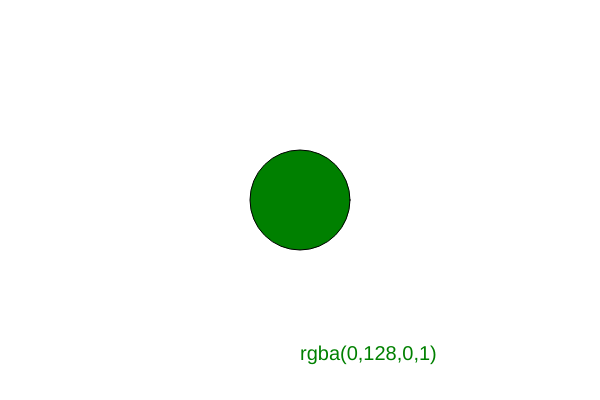
Frame 1 (no input)
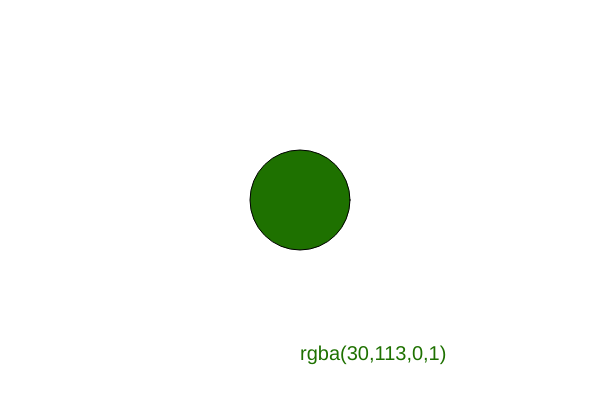
Frame 60 (no input)
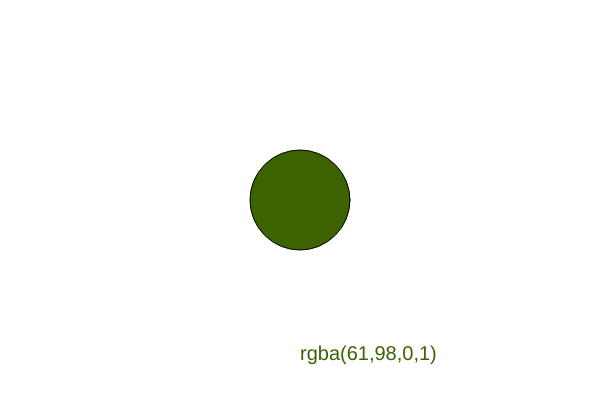
Frame 120 (the mouse pressed at the canvas centre since frame 60)

The p5.js sketch that drew these frames (run headless with seeded random() and noise() and a simulated clock; from frame 60 on, the mouse is pressed at the canvas centre):

// p5.js sketch
// ── sketch.js
var endColor;
var startColor;
var betweenColor;

var timer = 500;
var startTime = timer;

function setup() {
  createCanvas(600, 400);
  startColor = color('green');
  endColor = color('red');
  // txt = text(circleColor, width/2, 3*height/4 + 60);
  
  // circleColor = randomColor();

  // fill(circleColor);
  // fill('red');
  // ellipse(width/2, height/2, 100, 100);
  
  // randomColor();
}

function randomColor() {
  var greenRange = Math.floor(Math.random()*271).toString(16);
  greenRange = ("0" + greenRange).slice(-2);
  textSize(20);
  rangeTxt = text("greenRange: " + greenRange, width/2, 3*height/4);
  colorTxt = text("colorTxt: " + '#FF'+greenRange+'00', width/2, 3*height/4 + 30);

  return('#FF'+ greenRange + '00');
}

function draw() {
    background(255);
    circleColor = lerpColor(startColor, endColor, (startTime - timer)/startTime);
    fill(circleColor);
    ellipse(width/2, height/2, 100, 100);
    textSize(20);
    // str = (100*floor(circleColor + (startColor - circleColor)*50/100)).toString()
    // console.log(str)
    // str = "This is a string";
    txt = text(circleColor, width/2, 3*height/4 + 60);
    timer--;
    // noLoop();
}

// ── DNA.js
function DNA() {
  this.genes = new Array(3);
  this.genes['numpetals'] = random(6,12,2);
  this.genes['petalcolor'] = lerpColor(color('yellow'), color('red'), random(0,1));
  this.genes['petallength'] = random(16, 24);
  // this.genes = {
  //   'numpetals'   : random(6,12,2),
  //   'petalcolor'  : lerpColor(color('yellow'), color('orange'), random(0,1)),
  //   'petallength' : random(16,24)
  // };
}

// ── Flower.js
function Flower(dna_) {
// function Flower() {
  this.pos = createVector(random(width), random(height));
  this.dna = dna_;

  this.numpetals = this.dna.genes['numpetals'];
  this.petalcolor = this.dna.genes['petalcolor'];
  this.petallength = this.dna.genes['petallength'];

  // this.numpetals = 8;
  // this.petalcolor = color('yellow');
  // this.petallength = 10;

  this.centerdiameter = 12;

  this.display = function() {
    push();
    angleMode(DEGREES);
    // translate(this.x this.y);
    translate(this.pos.x, this.pos.y);
    for (var j = 0; j < this.numpetals; j++) {
      fill(this.petalcolor);
      // fill('yellow');
      rotate(360/this.numpetals);
      ellipse(this.centerdiameter/4 + this.petallength/2, 0, this.petallength, 6);
      // ellipse(this.centerdiameter/4 + 6, 0, 12, 6);
    }
    fill('black')
    ellipse(0, 0, this.centerdiameter, this.centerdiameter);
    pop();
  }
}

// ── Population.js
function Population(m, n) {
  this.mutationrate = m;
  this.numflowers = n;

  this.population = [];

  this.create = function() {
    for (var i = 0; i < this.numflowers; i++) {
      flower = new Flower(new DNA());
      // flower = new Flower();
      this.population.push(flower);
    }
  }

  this.display = function() {
    for (var i = 0; i < this.numflowers; i++) {
      this.population[i].display();
    }
  }
}
